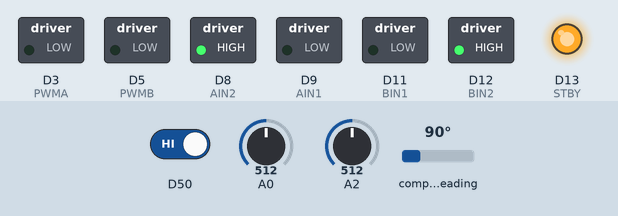
Recording of a sketch running on a simulated Arduino Due. On the bench: switched loads named in the sketch (green lamp = pin HIGH), output pins drawn as LEDs (lit = HIGH). The test bench sets the inputs (shaded band); at power-on: D50 HIGH, compass heading 90°, A0 = 512, A2 = 512.

Above: at 1.2 s.
1.3 s: D50 driven LOW
At 1.9 s:
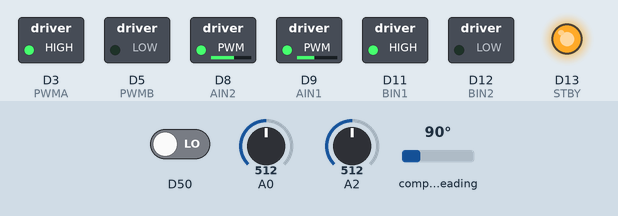
4.3 s: compass heading set to 7°
At 5.2 s:
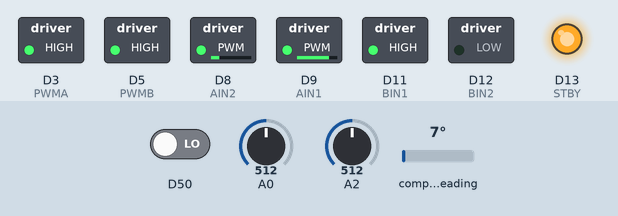
7.3 s: compass heading set to 90°
10.3 s: compass heading set to 180°
13.3 s: compass heading set to 11°
Timing chart, 0 to 13.9 s (numbered marks = the images above; inputs shaded):
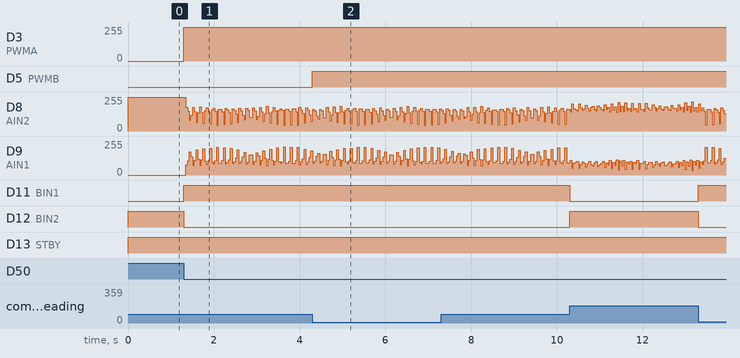

The sketch:

ocp_laserGalvanoCtrl.ino
```cpp
#include <AS5048A.h>
#include <DueTimer.h>
#include <stdio.h>
#define LengthColumn 242

//motor A connected between A01 and A02
//motor B connected between B01 and B02
AS5048A angleSensorX(4);
AS5048A angleSensorY(10);

unsigned long millis();
long passedTime;
int STBY = 13; //standby

//Motor A
int PWMA = 3; //Speed control
int AIN1 = 9; //Direction
int AIN2 = 8; //Direction

//Motor B
int PWMB = 5; //Speed control
int BIN1 = 11; //Direction
int BIN2 = 12; //Direction

float pidGainFloat[2][3];
int pidGainInt[2][3]; // シリアルから読み取るときはInt型しかだめなので
// {{xNow, xPrevious}, {yNow, yPrevious}}
// value[0][0] -> xNow, value[0][1] -> xPrevious, value[1][0] -> yNow,
long error[2][2];
long angle[2][2];
long referenceAngle[2][2];
long motorPower[2][2];

//割り込み用
int step = 0;
boolean stringComplete = false;
char receiveData[16];
char receiveDataIdx = 0;

void setup(){
  angleSensorX.init();
  angleSensorY.init();

  pinMode(STBY, OUTPUT);

  pinMode(PWMA, OUTPUT);
  pinMode(AIN1, OUTPUT);
  pinMode(AIN2, OUTPUT);

  pinMode(PWMB, OUTPUT);
  pinMode(BIN1, OUTPUT);
  pinMode(BIN2, OUTPUT);

  // タイマ割り込みの設定
  Timer3.attachInterrupt(Timer3_handler);
  Timer3.start(500);
  //  MsTimer2::set(5, control);
  //  MsTimer2::start();
  Serial.begin(115200);

  attachInterrupt(50, getPDgainFromAnalogread, FALLING);
}

void loop(){
  getInput();
  if (receiveData[0] == 'S'){
    Timer3.stop();
     move(1, 0);
     move(2, 0);
     Serial.print("k");
     debugSerialPrint();
     Timer3.start(500);
  }
}
```

Timer3_handler.ino
```cpp
void Timer3_handler(void) {
  for (int xyIdx = 0; xyIdx <= 1; xyIdx++){
    referenceAngle[xyIdx][1] = referenceAngle[xyIdx][0];
  }
  referenceAngle[0][0] = getMotorXreference(step);
  referenceAngle[1][0] = getMotorYreference(step);

  step++;
  if (step == LengthColumn - 1){
    step =0;
  }
  for (int xyIdx = 0; xyIdx <= 1; xyIdx ++){
    angle[xyIdx][1] = angle[xyIdx][0];
  }
  angle[0][0] = angleSensorX.getRawRotation();
  angle[1][0] = angleSensorY.getRawRotation();

  for (int xyIdx = 0; xyIdx <= 1; xyIdx++){
    error[xyIdx][1] = error[xyIdx][0];
    error[xyIdx][0] = referenceAngle[xyIdx][0] - angle[xyIdx][0];
  }

  for (int xyIdx = 0; xyIdx <= 1; xyIdx++){
    motorPower[xyIdx][1] = motorPower[xyIdx][0];
  }
  calcMotorInput();
  for (int xyIdx = 0; xyIdx <= 1; xyIdx++){
    move(xyIdx, motorPower[xyIdx][0]);
  }

//  debugSerialOut(step);
  passedTime = micros();
}
```

changePidgainFromSerialMonitor.ino
```cpp
// void changePidgainFromSerialMonitor(){
//   Serial.println("Please select gain (p,i,d)or(P,I,D) ");
//   getInput();
//   if (receiveData[0] == 'S'){
//     Timer3.stop();
//      move(1, 0, 1);
//      move(2, 0, 1);
//     Serial.println("loop停止しました");
//   }
//   if (receiveData[0] == 's'){
//     Timer3.start(250);
//     Serial.println("loop開始しました");
//   }
//   // 処理1
//   if (receiveData[0] == 'p'){
//     Serial.println("P gain = ");
//     getInput();
//     pgainXInt = atoi(receiveData);
//     Serial.println(pgainXInt);
//   }
//   if (receiveData[0] == 'i'){
//     Serial.println("I gain = ");
//     getInput();
//     errorX = 0; // 積分器のリセット
//     igainXInt = atoi(receiveData);
//     Serial.println(igainXInt);
//   }
//   if (receiveData[0] == 'd'){
//     Serial.println("D gain = ");
//     getInput();
//     dgainXInt = atoi(receiveData);
//     Serial.println(dgainXInt);
//   }
//   // 処理2
//   if (receiveData[0] == 'P'){
//     Serial.println("P gain2 = ");
//     getInput();
//     pgainYInt = atoi(receiveData);
//     Serial.println(pgainYInt);
//   }
//   if (receiveData[0] == 'I'){
//     Serial.println("I gain2 = ");
//     getInput();
//     errorY = 0; // 積分器のリセット
//     igainYInt = atoi(receiveData);
//     Serial.println(igainYInt);
//   }
//   if (receiveData[0] == 'D'){
//     Serial.println("D gain2 = ");
//     getInput();
//     dgainYInt = atoi(receiveData);
//     Serial.println(dgainYInt);
//   }
//   for (xyIdx = 0; xyIdx <= 1; xyIdx++){
//     for (pidIdx = 0; pidIdx <=2; pidIdx++){
//       pidGainFloat[xyIdx][pidIdx] = (float) pgainXInt[xyIdx][pidIdx]*0.001;
//     }
//   }
// }
```

debugSerialOut.ino
```cpp
void debugSerialOut(int step){
  if (step % 20 == 0){
//    Serial.print(pgainXFloat);
//    Serial.print("  motorPower:");
//    Serial.print(motorPowerX);

//    Serial.print(" referenceAngX:");
//    Serial.print(referenceAngX);

//    Serial.print("  Sa:");
//    Serial.print(micros() - passedTime);

//    Serial.print("  passedTime:");
//    Serial.print(passedTime);

//    Serial.print("  micro:");
//    Serial.print(micros());
  Serial.println();
  }
}
void debugSerialPrint(){
  for (int xyIdx = 0; xyIdx <= 1; xyIdx++){
    for (int pidIdx = 0; pidIdx <= 2; pidIdx++){
      Serial.print(pidGainInt[xyIdx][pidIdx]);
      Serial.print(" , ");
    }
  }
  Serial.println();
  for (int xyIdx = 0; xyIdx <= 1; xyIdx++){
    for (int pidIdx = 0; pidIdx <= 2; pidIdx++){
      Serial.print(pidGainFloat[xyIdx][pidIdx]);
      Serial.print(" , ");
    }
  }
  Serial.println();
  for (int xyIdx = 0; xyIdx <=1; xyIdx++){
      Serial.print(motorPower[xyIdx][0]);
      Serial.print(" , ");
    }
  Serial.println();
  Serial.print(pidGainInt[0][0]);
  Serial.print(" , ");
  const int pidGainIntMax[][3] = {{300, 0, 100}, {300, 0, 100}};
  Serial.println(pidGainIntMax[0][0]);
}
```

getInput.ino
```cpp
void getInput(){
  stringComplete = false;
  while (!stringComplete){
    while (Serial.available()){
      receiveData[receiveDataIdx] = (char)Serial.read();
      receiveDataIdx++;
      if (receiveData[receiveDataIdx-1] == '\n'){
        stringComplete = true;
        receiveData[receiveDataIdx-1] = '\0';
        receiveDataIdx = 0;
      } else if ( receiveDataIdx > 15 ){
        receiveDataIdx = 15;
      }
    }
  }
}
```

getMotorXYreference.ino
```cpp
int getMotorXreference(int step){
   const int motorXreference[] = {7975,7980,7985,7990,7995,8000,8005,8010,8015,8020,8025,8030,8035,8041,8046,8051,8056,8061,8066,8071,8076,8081,8086,8091,8096,8101,8106,8111,8116,8121,8126,8131,8137,8142,8147,8152,8157,8162,8167,8172,8177,8182,8182,8187,8192,8192,8197,8197,8202,8202,8207,8207,8212,8212,8212,8212,8217,8217,8217,8217,8217,8222,8222,8222,8222,8222,8222,8222,8222,8222,8222,8222,8222,8217,8217,8217,8217,8217,8212,8212,8212,8207,8207,8207,8202,8202,8197,8197,8192,8192,8187,8182,8177,8177,8172,8167,8162,8157,8152,8147,8142,8137,8131,8126,8121,8116,8111,8106,8101,8096,8091,8086,8081,8076,8071,8066,8061,8056,8051,8046,8041,8035,8030,8025,8020,8015,8010,8005,8000,7995,7990,7985,7980,7975,7970,7965,7959,7954,7949,7944,7939,7934,7929,7924,7919,7914,7909,7904,7899,7894,7889,7884,7879,7874,7869,7863,7858,7853,7848,7843,7838,7833,7828,7828,7823,7818,7818,7813,7813,7808,7808,7803,7803,7803,7798,7798,7798,7793,7793,7793,7793,7793,7788,7788,7788,7788,7788,7788,7788,7788,7788,7788,7788,7788,7793,7793,7793,7793,7793,7798,7798,7798,7803,7803,7803,7808,7808,7813,7813,7818,7818,7823,7828,7828,7833,7838,7843,7848,7853,7858,7863,7869,7874,7879,7884,7889,7894,7899,7904,7909,7914,7919,7924,7929,7934,7939,7944,7949,7954,7959,7965,7970};
  // const int motorXreference[] = {7962,8008,8053,8099,8144,8189,8234,8272,8302,8317,8324,8331,8331,8317,8302,8279,8242,8197,8152,8106,8061,8015,7970,7924,7879,7833,7788,7743,7721,7698,7691,7683,7683,7691,7706,7728,7766,7811,7856,7901};
  //const int motorXreference[] = {7987,8003,8018,8033,8048,8063,8078,8091,8101,8106,8109,8111,8111,8106,8101,8094,8081,8066,8051,8035,8020,8005,7990,7975,7959,7944,7929,7914,7906,7899,7896,7894,7894,7896,7901,7909,7922,7937,7952,7967};
  return motorXreference[step] - 3400;
}
int getMotorYreference(int step){
  // const int motorYreference[] = {7777,7777,7777,7777,7777,7777,7777,7777,7777,7777,7777,7777,7777,7782,7782,7782,7782,7782,7787,7787,7787,7792,7792,7797,7797,7802,7802,7808,7808,7813,7813,7818,7823,7828,7833,7839,7844,7849,7854,7859,7865,7870,7875,7880,7885,7891,7896,7901,7906,7911,7917,7922,7927,7932,7937,7943,7948,7953,7958,7963,7969,7974,7979,7984,7990,7995,8000,8005,8010,8016,8021,8026,8031,8037,8042,8047,8052,8057,8063,8068,8073,8078,8083,8089,8094,8099,8104,8109,8115,8120,8125,8130,8135,8141,8146,8151,8156,8161,8167,8172,8177,8182,8187,8187,8192,8198,8198,8203,8203,8208,8208,8213,8213,8218,8218,8218,8218,8223,8223,8223,8223,8229,8229,8229,8229,8229,8229,8229,8229,8229,8229,8229,8229,8223,8223,8223,8223,8223,8218,8218,8218,8218,8213,8213,8208,8208,8203,8203,8198,8198,8192,8187,8187,8182,8177,8172,8167,8161,8156,8151,8146,8141,8135,8130,8125,8120,8115,8109,8104,8099,8094,8089,8083,8078,8073,8068,8063,8057,8052,8047,8042,8037,8031,8026,8021,8016,8010,8005,8000,7995,7990,7984,7979,7974,7969,7963,7958,7953,7948,7943,7937,7932,7927,7922,7917,7911,7906,7901,7896,7891,7885,7880,7875,7870,7865,7859,7854,7849,7844,7839,7833,7828,7823,7818,7818,7813,7808,7808,7802,7802,7797,7797,7792,7792,7787,7787,7787,7782,7782,7782,7782,7782};
  // const int motorYreference[] = {7666,7666,7666,7682,7697,7720,7766,7813,7859,7906,7953,8000,8047,8094,8141,8187,8234,8280,8303,8326,8334,8341,8341,8326,8311,8288,8249,8203,8156,8109,8063,8016,7969,7922,7875,7828,7782,7735,7705,7682};
  const int motorYreference[] = {7888,7888,7888,7893,7898,7906,7922,7937,7953,7969,7984,8000,8016,8031,8047,8063,8078,8094,8102,8109,8112,8115,8115,8109,8104,8096,8083,8068,8052,8037,8021,8005,7990,7974,7958,7943,7927,7911,7901,7893};
  return motorYreference[step] - 300;
}
int genStepSignal(int step, int squarePeriod){
  if (step > squarePeriod/2){
    return 4000;
  }else{
    return 5000;
  }
}
```

getPDgainFromAnalogread.ino
```cpp
void getPDgainFromAnalogread(){
  Timer3.stop();
  move(1, 0);
  move(2, 0);
  int analogreadPinIdx[][3] = {{0, 0, 1}, {2, 2, 3}};
  for (int xyIdx = 0; xyIdx <= 1; xyIdx++){
    for (int pidIdx = 0; pidIdx <= 2; pidIdx++){
      pidGainInt[xyIdx][pidIdx] = analogRead(analogreadPinIdx[xyIdx][pidIdx]);
      analogread2Range();
      pidGainFloat[xyIdx][pidIdx] = pidGainInt[xyIdx][pidIdx]*0.001;
    }
  }
  // debugSerialPrint();
  Timer3.start(500);
}
void analogread2Range(){
  const int pidGainIntMax[][3] = {{300, 0, 100}, {300, 0, 100}};
  float temp;
  for (int xyIdx = 0; xyIdx <= 1; xyIdx++){
    for (int pidIdx = 0; pidIdx <= 2; pidIdx++){
      temp = (float) pidGainInt[xyIdx][pidIdx]*pidGainIntMax[xyIdx][pidIdx]/1024.0;
      pidGainInt[xyIdx][pidIdx] = (int) temp;
    }
  }
}
```

motorPowerFunctions.ino
```cpp
void move(int motor, int speed){
  //Move specific motor at speed and direction
  //motor: 0 for B 1 for A
  //speed: 0 is off, and 255 is full speed

  digitalWrite(STBY, HIGH); //disable standby

  boolean inPin1 = LOW;
  boolean inPin2 = HIGH;

  if(speed > 0){
    inPin1 = HIGH;
    inPin2 = LOW;
  }
  speed = abs(speed);

  if(motor == 1){
    digitalWrite(AIN1, inPin1);
    digitalWrite(AIN2, inPin2);
    analogWrite(PWMA, speed);
  }else{
    digitalWrite(BIN1, inPin1);
    digitalWrite(BIN2, inPin2);
    analogWrite(PWMB, speed);
  }
}

void stop(){
  digitalWrite(STBY, LOW);
}

void calcMotorInput(){
  float pInput = 0;
  float dInput = 0;
  for (int xyIdx = 0; xyIdx <=1; xyIdx++){
    pInput = pidGainFloat[xyIdx][0]*error[xyIdx][0];
    dInput = pidGainFloat[xyIdx][2]*(error[xyIdx][0] - error[xyIdx][1]);
    motorPower[xyIdx][0] = pInput + dInput;
  }
}
```

Measured:
- after the input at 1.3 s, D3 (PWMA): 0/255 → 255/255 at once; D11 (BIN1): LOW → HIGH at once; D12 (BIN2): HIGH → LOW at once
- after the input at 4.3 s, D5 (PWMB): LOW → HIGH at once
